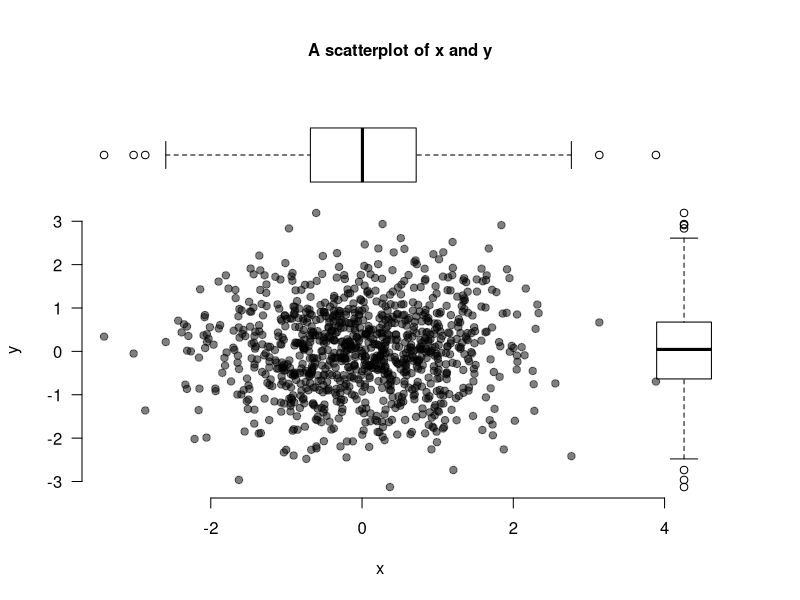

The R source for this figure:
## ---- chunk 1
# The first line sets an option for the final document that can be produced from
# the .Rmd file. Don't worry about it.
knitr::opts_chunk$set(echo = TRUE)

# The next bit (lines 50-69) is quite powerful and useful. 
# First you define which packages you need for your analysis and assign it to 
# the p_needed object. 
p_needed <-
  c("viridis", "knitr")

# Now you check which packages are already installed on your computer.
# The function installed.packages() returns a vector with all the installed 
# packages.
packages <- rownames(installed.packages())
# Then you check which of the packages you need are not installed on your 
# computer yet. Essentially you compare the vector p_needed with the vector
# packages. The result of this comparison is assigned to p_to_install.
p_to_install <- p_needed[!(p_needed %in% packages)]
# If at least one element is in p_to_install you then install those missing
# packages.
if (length(p_to_install) > 0) {
  install.packages(p_to_install)
}
# Now that all packages are installed on the computer, you can load them for
# this project. Additionally the expression returns whether the packages were
# successfully loaded.
sapply(p_needed, require, character.only = TRUE)
## ---- chunk 2
x <- rnorm(1000)
y <- rnorm(1000)

par(fig = c(0, 0.9, 0, 0.8), bg = "#ffffff")
plot(
  x,
  y,
  bty = "n",
  pch = 19,
  las = 1,
  col = adjustcolor("black", alpha = 0.5)
)
par(fig = c(0, 0.9, 0.45, 1), new = TRUE)
boxplot(x,
        horizontal = TRUE,
        axes = FALSE,
        col = NA)
par(fig = c(0.6601, 1, 0, 0.8), new = TRUE)
boxplot(y, axes = FALSE, col = NA)
mtext(
  "A scatterplot of x and y",
  side = 3,
  outer = TRUE,
  line = -3,
  font = 2
)
## ---- chunk 3
df <- data.frame(y = y, x = x)
summary(df)
## ---- chunk 4
df <- data.frame(y = y, x = x)

summary(df)
## ---- chunk 5
df <- data.frame(y = y, x = x)

summary(df)
## ---- chunk 6
square_it <- function(x) {
  square <- x * x
  return(square)
}
## ---- chunk 7
square_it(15)

a <- c(1, 5, 9)

square_it(a)

M <- matrix(c(1:9),
            nrow = 3,
            ncol = 3,
            byrow = T)
M

square_it(M)
## ---- chunk 8
complicated_function <- function(scalar, vector, matrix) {
  # square the scalar
  squared_scalar <- square_it(scalar)
  
  # multiply matrix and vector
  mult <- matrix %*% vector
  
  # multiply scalar and result above, then square it again
  res <- square_it(squared_scalar * mult)
  
  # return the result
  return(res)
}
## ---- chunk 9
res1 <- complicated_function(5, a, M)
## ---- chunk 10
# a scalar
scalar <- 2
scalar

# a vector
vector <- c(1:3)
vector

# a matrix
M <- matrix(c(1:9),
            nrow = 3,
            ncol = 3,
            byrow = T)
M

# a diagonal matrix e.g. identity matrix
M_diag <- diag(1, nrow = 3, ncol = 3)

## ---- chunk 11

scalar
vector
M

# Scalar-Vector/Matrix multiplication

scalar * vector
scalar * M

# Vector-Vector/Matrix multiplication

vector * vector
vector %*% vector # What's the difference?

vector * M

# Elementwise multiplication of two matrices:
M * M
## ---- chunk 12
vector
M

vector %*% M
## ---- chunk 13
v_ex1 <- c(3, 2, 1) 
m_ex1 <- matrix(c(rep(1, 3), rep(2, 3), rep(3, 3)),
                nrow = 3, 
                ncol = 3,
                byrow = F)

v_ex1 %*% m_ex1
## ---- chunk 14
M1 <- matrix(c(1:6),
             nrow = 3,
             ncol = 2,
             byrow = T)

M2 <- matrix(c(7:12),
             nrow = 2,
             ncol = 3,
             byrow = T)
## ---- chunk 15
M2 %*% M1
## ---- chunk 16
M3 <- matrix(c(1, 2, 2, 3),
             nrow = 2,
             ncol = 2,
             byrow = T)

# The transpose
t(M3)
t(t(M3)) == M3

M4 <- matrix(c(rep(1, 3), 2, 3, 4, 4:6),
             nrow = 3,
             ncol = 3,
             byrow = T) 

t(M4)
## ---- chunk 17
M5 <- matrix(c(1, 2, 2, 3),
             nrow = 2,
             ncol = 2,
             byrow = TRUE)
M5

solve(M5)

# check whether AX = XA = I is true
M5 %*% solve(M5)
solve(M5) %*% M5
